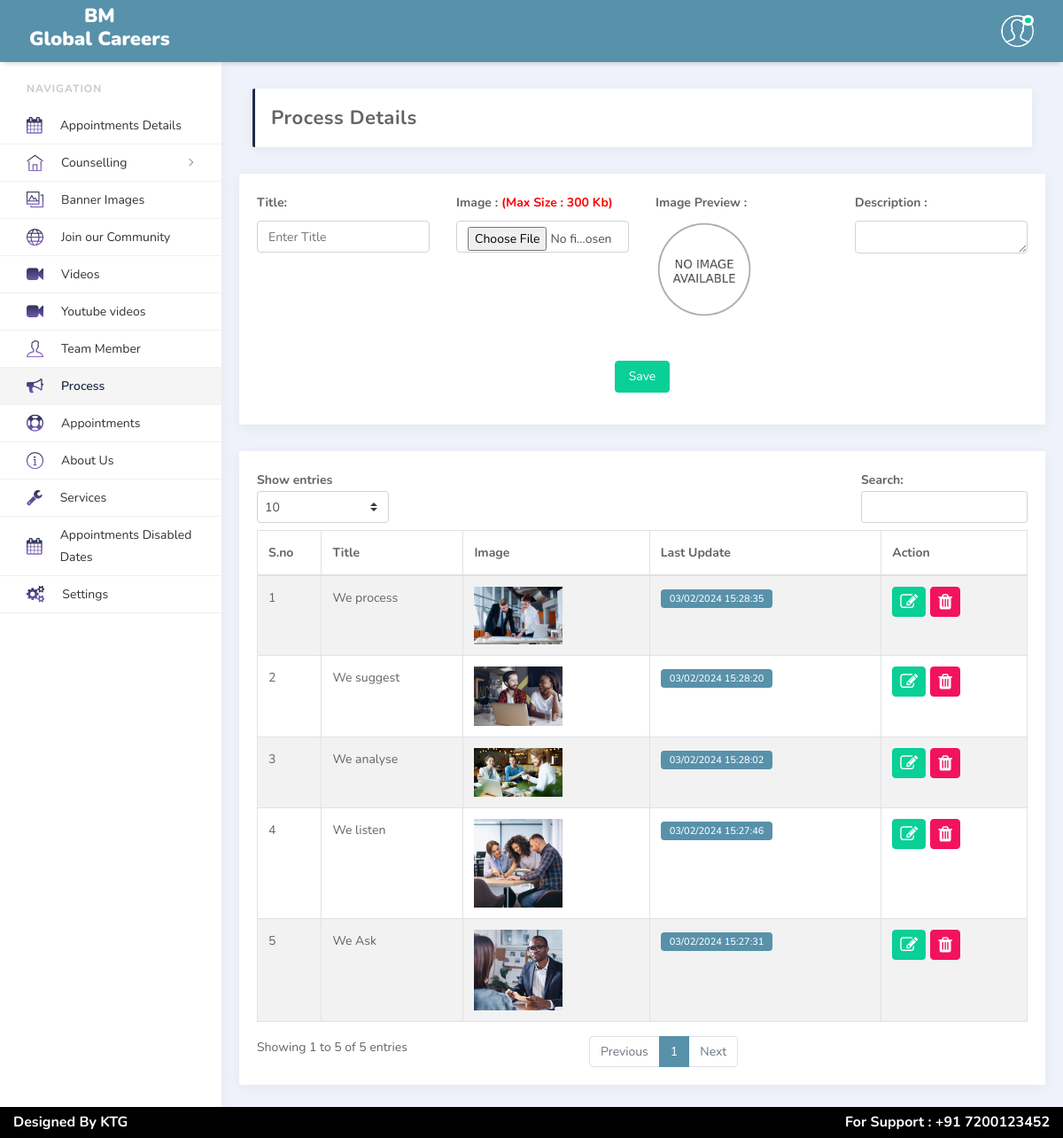
Page /source/ktgadmin/process_details.php (signed in) on the committed database.
### tables this page shows
CREATE TABLE `tbl_process` (
  `ban_id` int NOT NULL,
  `title` text,
  `imgname` text,
  `order_no` text,
  `description` longtext,
  `created_by` varchar(11) DEFAULT NULL,
  `create_date` datetime DEFAULT NULL,
  `updated_by` varchar(11) DEFAULT NULL,
  `update_date` datetime DEFAULT NULL,
  `delete_status` varchar(3) DEFAULT 'NDL',
  `deleted_by` varchar(11) DEFAULT NULL,
  `deleted_date` datetime DEFAULT NULL
);

### source/ktgadmin/process_details.php (the view, shortened to what this page needs)
<!doctype html>
<html lang="en">
<head>
    <link rel="stylesheet" href="vendors/bundle.css" type="text/css">
    <link rel="stylesheet" href="vendors/datepicker/daterangepicker.css">
    <link rel="stylesheet" href="vendors/dataTable/responsive.bootstrap.min.css" type="text/css">
    <link rel="stylesheet" href="vendors/vmap/jqvmap.min.css">
    <link rel="stylesheet" href="css/app.min.css" type="text/css">
    <link rel="stylesheet" href="css/custom.css" type="text/css">
    <link rel="stylesheet" href="css/themify-icons.css" type="text/css">
	<link rel="stylesheet" href="https://cdnjs.cloudflare.com/ajax/libs/font-awesome/4.7.0/css/font-awesome.min.css">
</head>
<body>
<?php
include('sessionservices.php');
?>
<?php echo $header;?>
<main class="main-content">
    <div class="container-fluid">
        <div class="page-header d-md-flex justify-content-between align-items-center">
            <h4>Process Details</h4>
        </div>
    </div>
	<div class="row">
        <div class="col-md-12">
			<div class="card">
                <div class="card-body">
					<form id="mainform" method="POST" action="" enctype="multipart/form-data">
						<div class="row">
							<div class="col-md-3">
								<div class="form-group">
									<label>Title:</label>
									<input type="text" class="form-control" id="title" name="title" placeholder="Enter Title ">
								</div>
							</div>
							<div class="col-md-3">
								<div class="form-group">
									<label>Image : <span style="color:red">(Max Size : 300 Kb)</span></label>
									<input type="file" class="form-control" id="photo" name="photo">
								</div>
							</div>
							<div class="col-md-3">
								<div class="form-group" id="imgpreview">
									<label>Image Preview : </label>
									<img src="media/image/no_image.png" style="width:110px">
								</div>
							</div>
							<div class="col-md-3">
											<div class="form-group">
									<label>Description : </label>
									<textarea class="form-control" id="description" rows="3" name="description" style="height: 37px; min-height: 37px; margin-top: 0px; margin-bottom: 0px;"></textarea>
								</div>
							</div>
							<div class="col-md-12 text-center">
								<div class="form-group">
									<button type="button" name="submit" id="submit" class="btn btn-success">Save</button>
								</div>
							</div>
						</div>
                    </form>
				</div>
			</div>
			<div class="card">
                <div class="card-body">
                   <table id="detailsgrid" class="table table-striped table-bordered" width="100%" cellspacing="0">
                    <thead>
                    <tr>
                        <th>S.no</th>
                        <th>Title</th>
                        <th>Image</th>
                        <th>Last&nbsp;Update</th>
                        <th>Action</th>
                    </tr>
                    </thead>
					<tbody>
					<?php
                              $sql = "SELECT *,date_format(create_date,'%d/%m/%Y %H:%i:%s') as create_date,date_format(update_date,'%d/%m/%Y %H:%i:%s') as update_date FROM tbl_process WHERE delete_status='NDL' order by ban_id desc";
                              $exec_sql=mysqli_query($conn,$sql);
                              $i=1;
                              while($fetch_sql=mysqli_fetch_array($exec_sql)) {
                            ?>
						<tr>
							<td><?php echo $i; ?></td>
							<td><?php echo str_replace("^","'",$fetch_sql['title']); ?></td>
                            <td><img class="img-responsive" src ="userdata/images/banner/<?php echo $fetch_sql['imgname']; ?>" width="100px"></td>
							<?php
								if($fetch_sql['update_date']!=''){
							?>
							<td><a href="javascript:void(0)" class="badge badge-primary" style="color:#fff"><?php echo $fetch_sql['update_date']; ?></a></td>
							<?php
								}
								else{
							?>
							<td><a href="javascript:void(0)" class="badge badge-primary" style="color:#fff"><?php echo $fetch_sql['create_date']; ?></a></td>
							<?php
								}
							?>
							<td><div class="btn-group" role="group" aria-label="Basic example">
									<a href="process_update.php?id=<?php echo $fetch_sql['ban_id']; ?>" >
										<button type="button" class="btn btn-success" style="padding:3px 5px;margin-right:5px">
											<i class="fa fa-edit" style="color: #fff;padding: 3px;margin: 0;font-size: 20px;"></i>
										</button>
									</a>
									<a href="javascript:void(0)" class="deleteTriger" data-value="<?php echo $fetch_sql['ban_id']; ?>">
										<button type="button" class="btn btn-danger" style="padding:3px 5px;">
											<i class="fa fa-trash" style="color: #fff;padding: 3px;margin: 0;font-size: 20px;"></i>
										</button>
									</a>
								</div>
							</td>
						</tr>
						<?php
					  $i++;
						}
						?>
					</tbody>
                </table>
                </div>
            </div>
		</div>
	</div>
</main>
</body>
</html>

### source/ktgadmin/sessionservices.php (shortened to what this page needs)
<?php
$header='<div class="side-menu">
	<div class="side-menu-body">
        <ul>
            <li class="side-menu-divider">Navigation</li>
         <li>
                <a href="counselling_appointments.php"><i class="icon fa fa-calendar"></i> <span>Appointments Details</span> </a>
            </li>
          <li class="treeview"> <a href="#"><i class="icon ti-home"></i> <span>Counselling</span>  </a>
      </li>
            <li>
                <a href="banner_images.php"><i class="icon ti-gallery"></i> <span>Banner Images</span> </a>
            </li>
            <li>
                <a href="join_our_community.php"><i class="icon ti-world"></i> <span>Join our Community</span> </a>
            </li>
            <li>
                <a href="video_details.php"><i class="icon fa fa-video-camera"></i> <span>Videos</span> </a>
            </li>
            <li>
                <a href="youtube_details.php"><i class="icon fa fa-video-camera"></i> <span>Youtube videos</span> </a>
            </li>
            <li>
                <a href="team_details.php"><i class="icon ti-user"></i><span>Team Member</span></a>
            </li>
            <li>
                <a href="process_details.php"><i class="icon fa fa-bullhorn"></i><span>Process</span> </a>
            </li>
            <li>
                <a href="appointment_details.php"><i class="icon fa fa-life-ring"></i><span>Appointments</span> </a>
            </li>
             <li><a href="about.php"><i class="icon ti-info-alt"></i> <span>About Us</span> </a></li>
             <li><a href="services.php"><i class="icon fa fa-wrench"></i> <span>Services</span> </a></li>
            <li>
                <a href="counselling_appointments_date.php"><i class="icon fa fa-calendar"></i> <span>Appointments Disabled Dates</span> </a>
            </li>
             <li><a href="settings.php"><i class="icon fa fa-cogs"></i> <span>Settings</span> </a></li>
        </ul>
    </div>
</div>
<nav class="navbar" style="background: #5891aa;">
    <div class="container-fluid">
        <div class="header-logo">
            <a href="#">
                <h3 style="font-size: 22px;color: #fff;font-weight: 900;text-align:center">BM <br>Global Careers</h3>
            </a>
        </div>
        <div class="header-body">
            <ul class="navbar-nav">
                <li class="nav-item dropdown userdiv">
                    <a href="#" data-toggle="dropdown">
                        <figure class="avatar avatar-sm avatar-state-success">
                            <img class="rounded-circle" src="media/image/user.png" alt="...">
                        </figure>
                    </a>
                </li>
            </ul>
        </div>
    </div>
</nav>
<div class="bottomdiv col-md-12" style="position: fixed;bottom: 0;width: 100%;text-align: center;background:#000;z-index:999">
	<div class="row">
	<div class="col-md-6">
	<p style="margin-bottom: 0;padding: 5px 0;color: #fff;font-weight: bold;font-size: 16px;float:left">Designed By <a href="https://www.knocktheglobe.com/" target="_blank" style="color:#fff;">KTG</a></p>
	</div>
	<div class="col-md-6">
	<p style="margin-bottom: 0;padding: 5px 0;color: #fff;font-weight: bold;font-size: 16px;float:right">For Support : <a href="tel:+917200123452" style="color:#fff">+91 7200123452</a></p>
	</div>
	</div>
</div>';
?>

### source/ktgadmin/css/custom.css (style rules this page uses)
label { font-weight:bold }

### source/ktgadmin/process_details.php (style rules this page uses)
@media (min-width:992px) { .navbar-nav { display:block!important; width:100%; } }
@media (min-width:992px) { .userdiv { float:right; } }
@media (min-width:992px) { #submit { margin-top:32px; } }

### rows in the picture
tbl_process: title "We process", imgname (picture), create_date "03/02/2024 15:28:35", $fetch_sql['ban_id'] 5 (drawn)
tbl_process: title "We suggest", imgname (picture), create_date "03/02/2024 15:28:20", $fetch_sql['ban_id'] 4 (drawn)
tbl_process: title "We analyse", imgname (picture), create_date "03/02/2024 15:28:02"
tbl_process: title "We listen", imgname (picture), create_date "03/02/2024 15:27:46", $fetch_sql['ban_id'] 2 (drawn)
tbl_process: title "We Ask", imgname (picture), create_date "03/02/2024 15:27:31", $fetch_sql['ban_id'] 1 (drawn)
